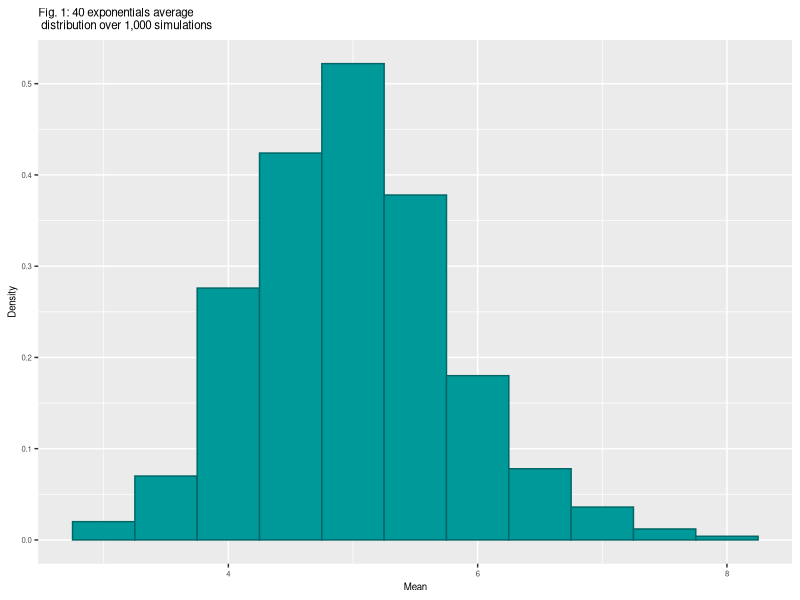
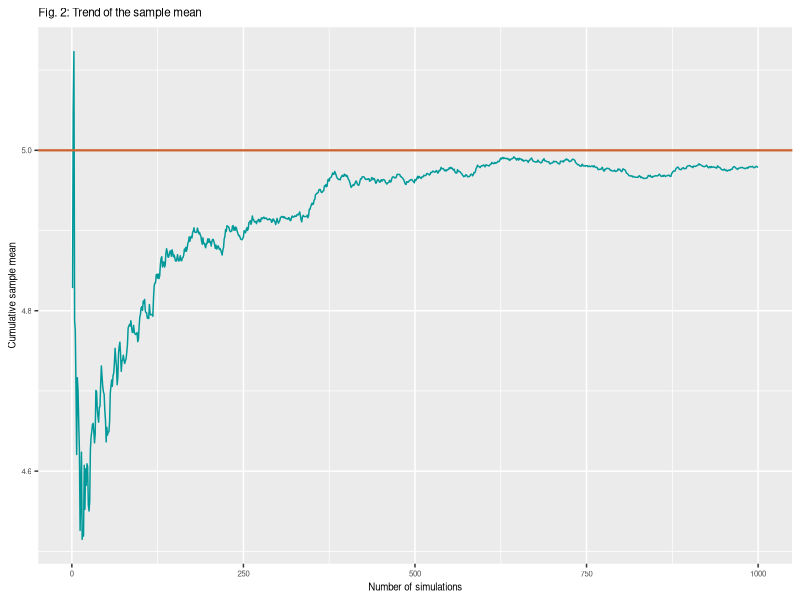
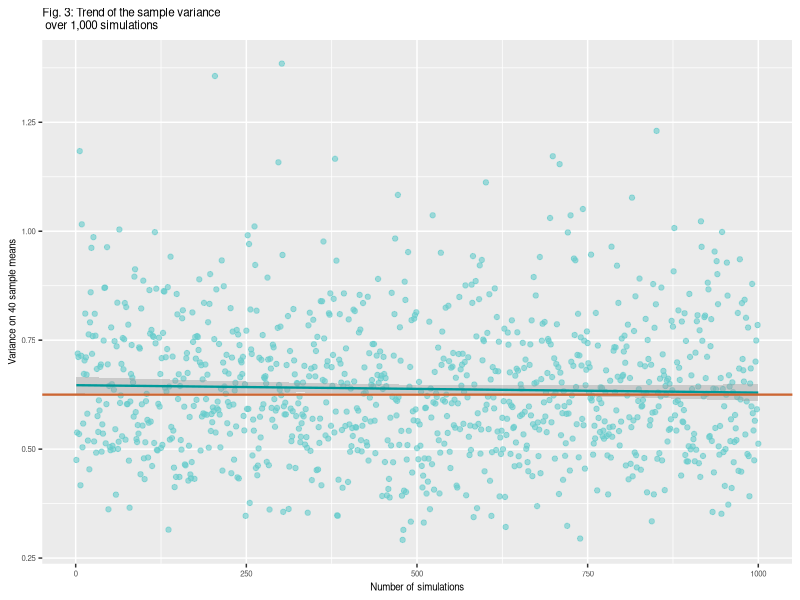
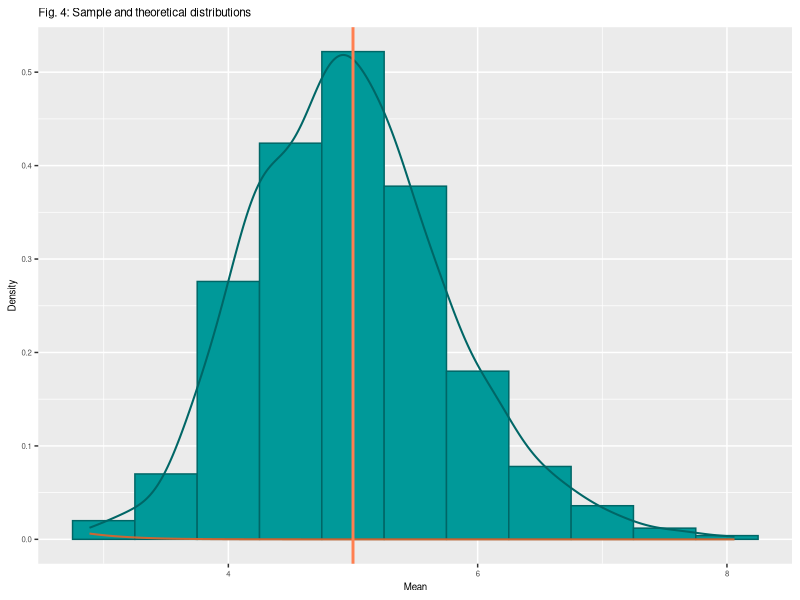
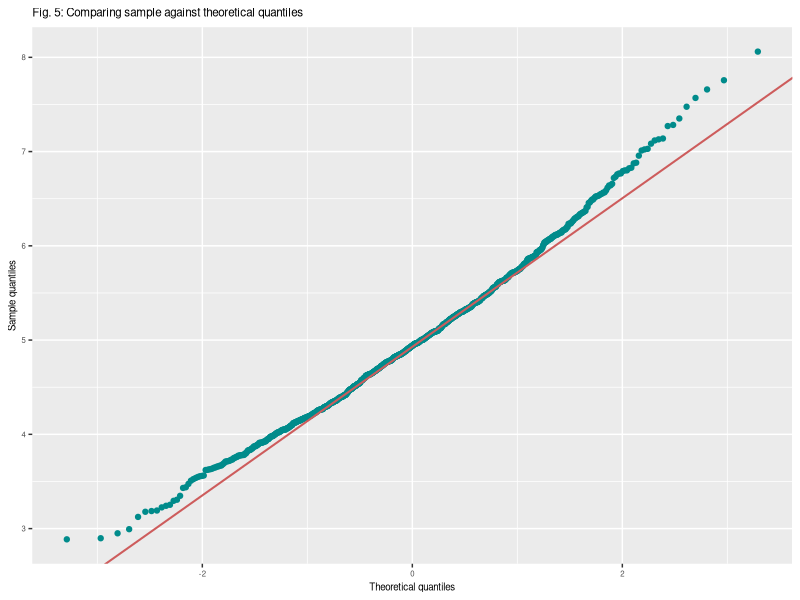

These charts were generated, in order, by the following R code:
## ---- chunk 1
require("ggplot2")
## ---- chunk 2
set.seed(2016)
nSim <- 1:1000; n <- 40; lambda <- .2
## ---- chunk 3
expSim <- data.frame(nSim = nSim, 
                     means = sapply(nSim, function(x) {mean(rexp(n, lambda))}))

expMeans <- expSim$means
## ---- chunk 4
## Figure 1
ggplot(expSim, aes(x = means)) +
    geom_histogram(aes(y = ..density..), color = "#006666", fill = "#009999", 
                   binwidth = .5) +
    labs(title = "Fig. 1: 40 exponentials average \n distribution over 1,000 simulations",
         x = "Mean",
         y = "Density") +
    theme(text = element_text(size = 7))
## ---- chunk 5
## Sample mean
m <- mean(expMeans); print(m)

## Theoretical mean
mu <- 1/lambda; print(mu)
## ---- chunk 6
expSim$cumMean <- cumsum(expMeans)/seq_along(expMeans)
## ---- chunk 7
## Figure 2
ggplot(expSim, aes(x = nSim, y = cumMean)) +
    geom_line(color = "#009999") +
    geom_hline(yintercept = 5, color = "#CC6633", size = .8) +
    labs(x = "Number of simulations",
         y = "Cumulative sample mean",
         title = "Fig. 2: Trend of the sample mean") +
    theme(text = element_text(size = 7))
## ---- chunk 8
## Sample standard deviation:
s <- sd(expMeans)

## Sample variance:
s2 <- var(expMeans)
print(s2)
## ---- chunk 9
## Theoretical standard deviation:
sigma <- 1/lambda/sqrt(n)

## Theoretical variance:
sigma2 <- sigma^2
print(sigma2)
## ---- chunk 10
expSim$vars <- sapply(nSim, function(x) {var(sample(expMeans, 40))})
## ---- chunk 11
## Figure 3
ggplot(expSim, aes(x = nSim, y = vars)) +
    geom_point(color = "#66CCCC", alpha = .6) +
    geom_smooth(method = "lm", size = .8, color = "#009999") +
    geom_hline(yintercept = .625, size = .8, color = "#CC6633") +
    labs(x = "Number of simulations",
         y = "Variance on 40 sample means",
         title = "Fig. 3: Trend of the sample variance \n over 1,000 simulations") +
    theme(text = element_text(size = 7))
## ---- chunk 12
## Figure 4
ggplot(expSim, aes(x = means)) +
    geom_histogram(aes(y = ..density..), color = "#006666", fill = "#009999", 
                   binwidth = .5) +
    geom_density(aes(y = ..density..), color = "#006666", size = .7) +
    stat_function(fun = dnorm, arg = list(mean = mu, sd = sigma), color = "#CC6633", 
                  size = .7) +
    geom_vline(xintercept = 5, color = "coral", size = 1) +
    labs(x = "Mean", 
         y = "Density",
         title = "Fig. 4: Sample and theoretical distributions") +
    theme(text = element_text(size = 7))
## ---- chunk 13
qt75 <- quantile(expMeans, .75)
qt25 <- quantile(expMeans, .25)

qq <- data.frame(slope = (qt75 - qt25)/(qnorm(.75) - qnorm(.25))) 
qq$intercept <- qt25 - qq$slope*qnorm(.25) 
## ---- chunk 14
## Figure 5
ggplot(expSim, aes(sample = means)) +
    stat_qq(color = "darkcyan") +
    geom_abline(data = qq, aes(intercept = intercept, slope = slope), 
                color = "indianred", size = .7) + 
    labs(x = "Theoretical quantiles",
         y = "Sample quantiles",
         title = "Fig. 5: Comparing sample against theoretical quantiles") +
    theme(text = element_text(size = 7))
## ---- chunk 15

## ---- chunk 16

## ---- chunk 17

## ---- chunk 18

## ---- chunk 19

